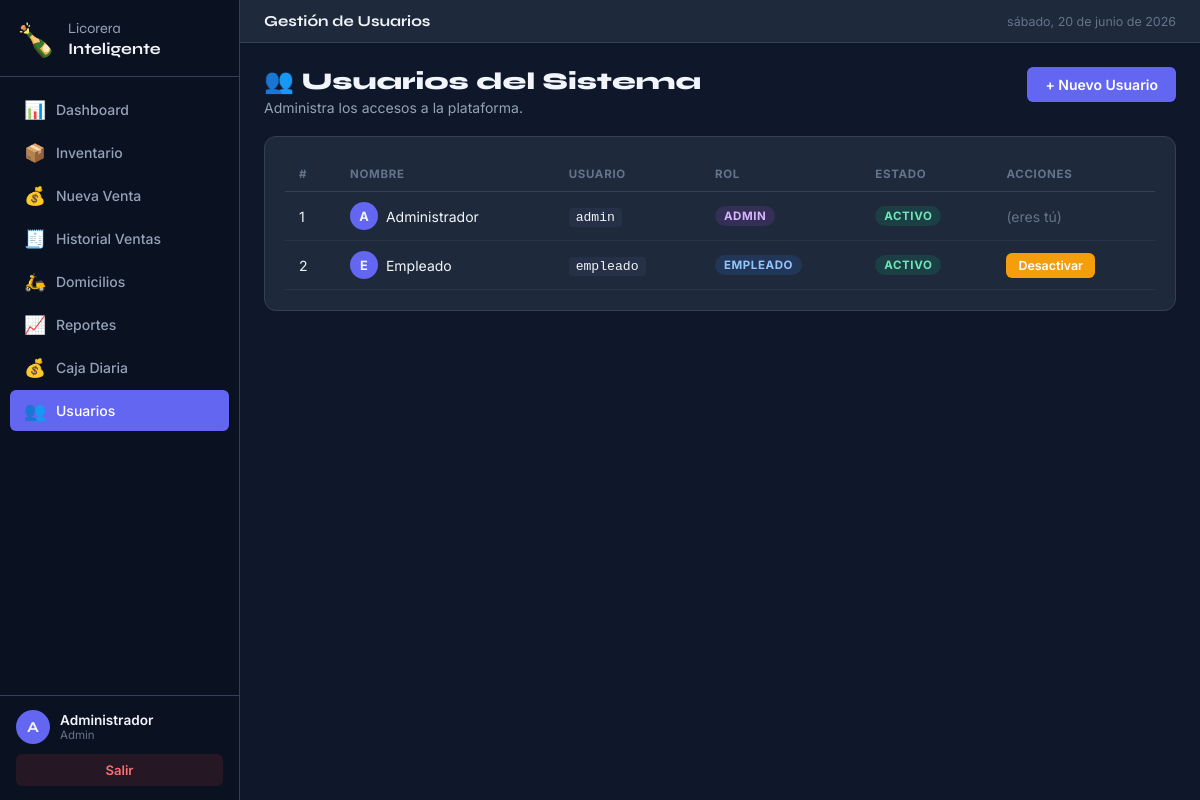
The app's page /auth/users (signed in) with its own data.
### models/user.py (models this page shows, shortened)
class User(UserMixin, db.Model):
    __tablename__ = 'users'
    id         = db.Column(db.Integer, primary_key=True)
    username   = db.Column(db.String(50), unique=True, nullable=False)
    full_name  = db.Column(db.String(100), nullable=False)
    password_hash = db.Column(db.String(256), nullable=False)
    role       = db.Column(db.String(20), default='empleado')  # 'admin' o 'empleado'
    created_at = db.Column(db.DateTime, default=datetime.utcnow)
    is_active  = db.Column(db.Boolean, default=True)
    def is_admin(self):
        return self.role == 'admin'

### routes/auth.py (the view)
@auth_bp.route('/users')
@login_required
@admin_required
def users():
    all_users = User.query.all()
    return render_template('auth/users.html', users=all_users)

### app.py (called while the page is built)
@login_manager.user_loader
def load_user(user_id):
    return User.query.get(int(user_id))

### routes/auth.py (called while the page is built)
def admin_required(f):
    @wraps(f)
    def decorated_function(*args, **kwargs):
        if not current_user.is_authenticated or not current_user.is_admin():
            flash('Acceso denegado. Solo administradores.', 'danger')
            return redirect(url_for('dashboard.index'))
        return f(*args, **kwargs)
    return decorated_function

### templates/auth/users.html (shortened to what this page needs)
{% extends 'base.html' %}
{% block page_title %}Gestión de Usuarios{% endblock %}
{% block content %}
<div class="page-header">
  <div>
    <h2 class="page-title">👥 Usuarios del Sistema</h2>
    <p class="page-sub">Administra los accesos a la plataforma.</p>
  </div>
  <a href="{{ url_for('auth.add_user') }}" class="btn btn-primary">+ Nuevo Usuario</a>
</div>
<div class="card">
  <div class="table-wrapper">
    <table class="data-table">
      <thead>
        <tr>
          <th>#</th><th>Nombre</th><th>Usuario</th><th>Rol</th><th>Estado</th><th>Acciones</th>
        </tr>
      </thead>
      <tbody>
        {% for u in users %}
        <tr>
          <td>{{ u.id }}</td>
          <td>
            <div class="user-cell">
              <div class="mini-avatar">{{ u.full_name[0] }}</div>
              {{ u.full_name }}
            </div>
          </td>
          <td><code>{{ u.username }}</code></td>
          <td>
            <span class="badge {% if u.role == 'admin' %}badge-purple{% else %}badge-blue{% endif %}">
              {{ u.role|capitalize }}
            </span>
          </td>
          <td>
            <span class="badge {% if u.is_active %}badge-green{% else %}badge-red{% endif %}">
              {{ 'Activo' if u.is_active else 'Inactivo' }}
            </span>
          </td>
          <td>
            {% if u.id != current_user.id %}
            <form method="POST" action="{{ url_for('auth.toggle_user', user_id=u.id) }}" style="display:inline">
              <button class="btn btn-sm {% if u.is_active %}btn-warning{% else %}btn-success{% endif %}">
                {{ 'Desactivar' if u.is_active else 'Activar' }}
              </button>
            </form>
            {% else %}
              <span class="text-muted">(eres tú)</span>
            {% endif %}
          </td>
        </tr>
        {% endfor %}
      </tbody>
    </table>
  </div>
</div>
{% endblock %}

### templates/base.html (shortened to what this page needs)
<!DOCTYPE html>
<html lang="es">
<head>
  <link rel="stylesheet" href="{{ url_for('static', filename='css/style.css') }}"/>
</head>
<body>
<aside class="sidebar" id="sidebar">
  <div class="sidebar-brand">
    <span class="brand-icon">🍾</span>
    <span class="brand-text">Licorera<br><strong>Inteligente</strong></span>
  </div>
  <nav class="sidebar-nav">
    <a href="{{ url_for('dashboard.index') }}" class="nav-item {% if request.blueprint == 'dashboard' %}active{% endif %}">
      <span class="nav-icon">📊</span><span class="nav-label">Dashboard</span>
    </a>
    <a href="{{ url_for('inventory.index') }}" class="nav-item {% if request.blueprint == 'inventory' %}active{% endif %}">
      <span class="nav-icon">📦</span><span class="nav-label">Inventario</span>
    </a>
    <a href="{{ url_for('sales.new') }}" class="nav-item {% if request.blueprint == 'sales' and request.endpoint == 'sales.new' %}active{% endif %}">
      <span class="nav-icon">💰</span><span class="nav-label">Nueva Venta</span>
    </a>
    <a href="{{ url_for('sales.index') }}" class="nav-item {% if request.blueprint == 'sales' and request.endpoint == 'sales.index' %}active{% endif %}">
      <span class="nav-icon">🧾</span><span class="nav-label">Historial Ventas</span>
    </a>
    <a href="{{ url_for('deliveries.index') }}" class="nav-item {% if request.blueprint == 'deliveries' %}active{% endif %}">
      <span class="nav-icon">🛵</span><span class="nav-label">Domicilios</span>
    </a>
    <a href="{{ url_for('reports.index') }}" class="nav-item {% if request.blueprint == 'reports' %}active{% endif %}">
      <span class="nav-icon">📈</span><span class="nav-label">Reportes</span>
    </a>
    <a href="{{ url_for('cashregister.index') }}" class="nav-item {% if request.blueprint == 'cashregister' %}active{% endif %}">
      <span class="nav-icon">💰</span><span class="nav-label">Caja Diaria</span>
    </a>
    {% if current_user.is_admin() %}
    <a href="{{ url_for('auth.users') }}" class="nav-item {% if request.blueprint == 'auth' and request.endpoint != 'auth.login' %}active{% endif %}">
      <span class="nav-icon">👥</span><span class="nav-label">Usuarios</span>
    </a>
    {% endif %}
  </nav>
  <div class="sidebar-footer">
    <div class="user-info">
      <div class="user-avatar">{{ current_user.full_name[0] }}</div>
      <div>
        <div class="user-name">{{ current_user.full_name }}</div>
        <div class="user-role">{{ current_user.role|capitalize }}</div>
      </div>
    </div>
    <a href="{{ url_for('auth.logout') }}" class="logout-btn">Salir</a>
  </div>
</aside>
<main class="main-content">
  <div class="topbar">
    <span class="topbar-title">{% block page_title %}{% endblock %}</span>
    <span class="topbar-date" id="current-date"></span>
  </div>
  <div class="page-content">
    {% block content %}{% endblock %}
  </div>
</main>
</body>
</html>

### records on screen
User: full_name "A", full_name "Administrador", role "Admin", id "1", username "admin", role "ADMIN", is_active "ACTIVO", shows "(eres tú)"
User: id "2", full_name "E", full_name "Empleado", username "empleado", role "EMPLEADO", is_active "ACTIVO", is_active "Desactivar"
